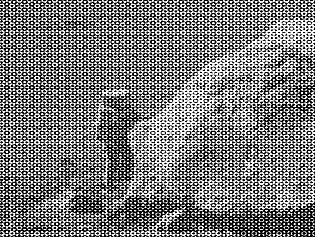
%> input picture Assign3/Problem2/i7w0S.png, 315 x 237 px
$ octave periodicNoiseRemovalByUsingNotchRejectFilters.m   (GNU Octave 9; MATLAB toolbox functions it lacks are replaced by stand-ins)
%> lines starting %> are read from the running program, lines starting %| are printed output that depends on the picture
### Assign3/Problem2/ButterworthNotchFilter.m
function Huv = ButterworthNotchFilter(rows, cols, centers, D0, order)

centerNumbers = size(centers,1);
Huv = ones(rows, cols);
[X,Y] = meshgrid(-(cols-1)/2:(cols-1)/2, (rows-1)/2:-1:-(rows-1)/2);
for centerIndex = 1:centerNumbers
    Duv = sqrt((X - centers(centerIndex,1)).^2 + (Y - centers(centerIndex,2)).^2);
    ButterworthHighPassPart1 = 1 ./ (1 + ((D0 ./ Duv).^(2*order)));

    DuvConj = sqrt((X + centers(centerIndex,1)).^2 + (Y + centers(centerIndex,2)).^2);
    ButterworthHighPassPart2 = 1 ./ (1 + ((D0 ./ DuvConj).^(2*order)));
    Huv = Huv .* ButterworthHighPassPart1 .* ButterworthHighPassPart2;
end

### Assign3/Problem2/periodicNoiseRemovalByUsingNotchRejectFilters.m
clear all
close all
%this script shows how to remove periodic noise from an image by making use
%of notch reject filters
%by Lin Zhang, SSE, Tongji University, Shanghai, Mar. 2013

%load an image with periodic noise
im = double(imread('i7w0S.png'));
%> im: size 237x315 double; min 0, max 255, mean 123.2; mean of the top-left, top-right, bottom-left and bottom-right quarters 118.3, 137, 114.8, 122.8


%In order to perform filtering in the frequency domain, we need to pad the
%image at first
[rows, cols] = size(im);
%> rows = 237; cols = 315
paddedIm = padarray(im, [rows, cols],'post');
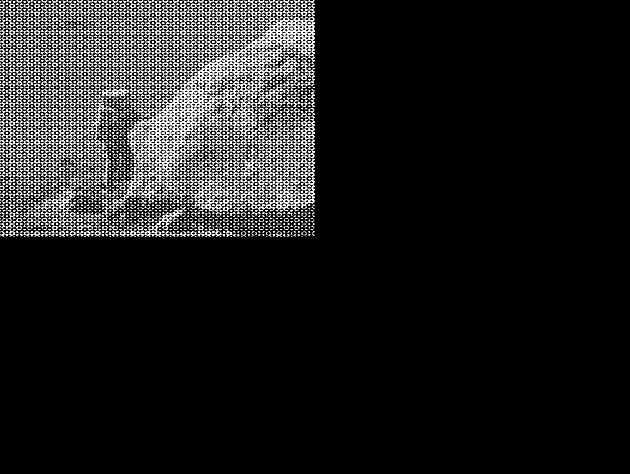
%> paddedIm: size 474x630 double; min 0, max 255, mean 30.8
%figure;
%imshow(paddedIm,[]);
%title('padded noisy image');

%Compute the Fourier transform of the image
fftImg = fft2(paddedIm);
fftImgShifted = fftshift(fftImg);

%construct butterworth notch reject filters
centers = [55 135; -180 70];
D0 = 110;
order = 10;
Huv = ButterworthNotchFilter(2*rows, 2*cols, centers, D0, order);
%> after the loop in ButterworthNotchFilter, `for centerIndex = 1:centerNumbers`:
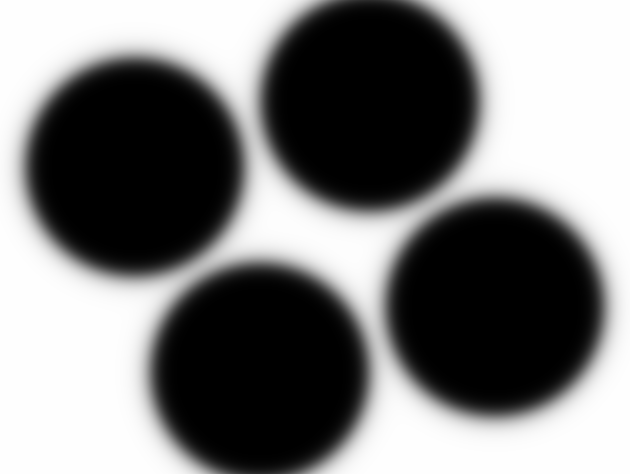
%> Huv: size 474x630 double; min 1.45e-44, max 1, mean 0.488

filterImg = real(ifft2(ifftshift(fftImgShifted .* Huv)));
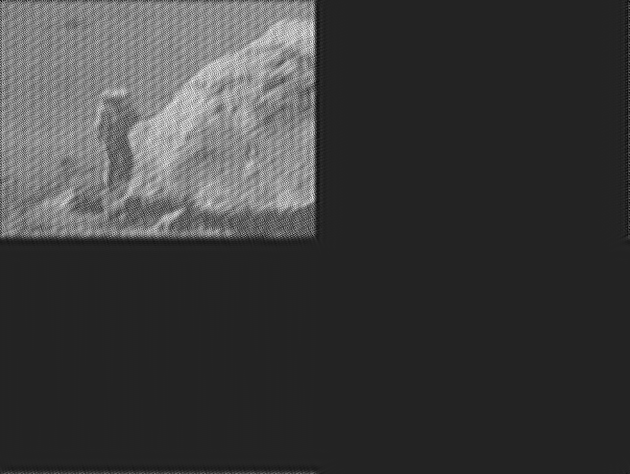
%> filterImg: size 474x630 double; min -43.12, max 262.8, mean 30.6; drawn with min black and max white
finalResult = filterImg(1:rows, 1:cols);
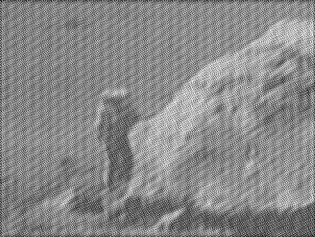
%> finalResult: size 237x315 double; min -43.12, max 262.8, mean 121.6; drawn with min black and max white
subplot(2,2,1),imshow(im,[]),title('noisy image');
%show the Fourier spectrum in log scale
subplot(2,2,2),imshow(log(1+abs(fftImgShifted)),[]) ,title('Fourier spectrum of the noisy image (shown in log scale)');
%> after `imshow(log(1+abs(fftImgShifted)),[])`:
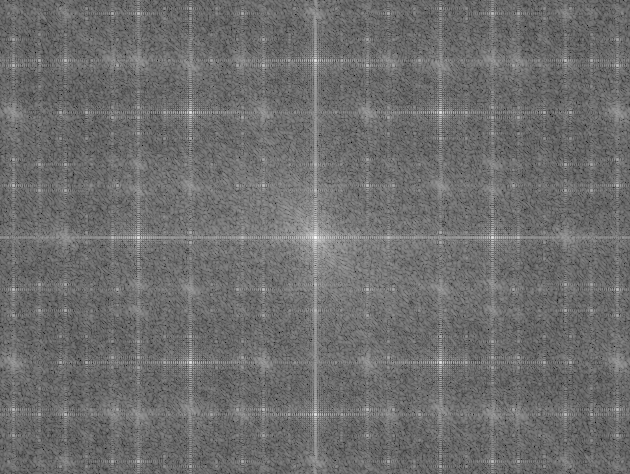
%> displayed picture: size 474x630, on the screen's scale of 0 to 255; min 0, max 255, mean 109.7
subplot(2,2,3),imshow(Huv,[]),title('the Fourier spectrum of the notch reject filter constructed');
subplot(2,2,4),imshow(finalResult,[]),title('final result');

$ run again, with Assign3/Problem2/moonlanding.png copied over Assign3/Problem2/i7w0S.png
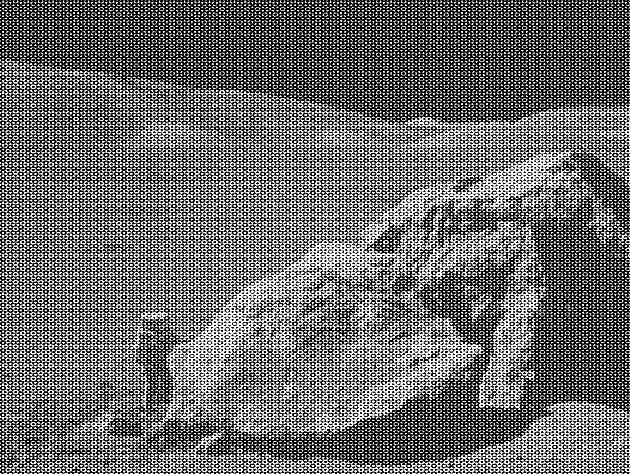
%> input picture Assign3/Problem2/moonlanding.png, 630 x 474 px
%> after the loop in ButterworthNotchFilter, `for centerIndex = 1:centerNumbers`:
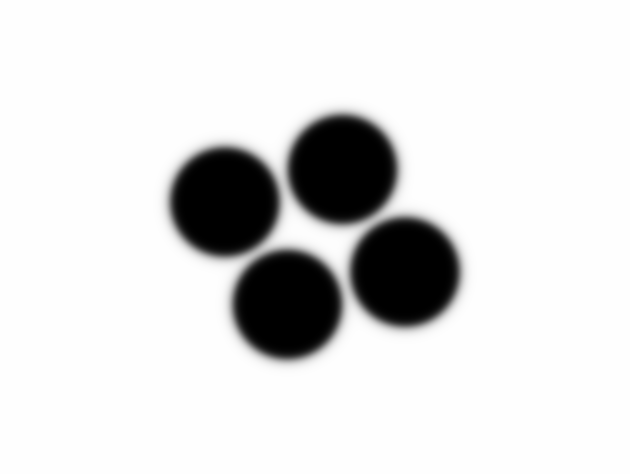
%> Huv: size 948x1260 double (shown at 1/2 size); min 1.45e-44, max 1, mean 0.871
%> `imshow(log(1+abs(fftImgShifted)),[])`:
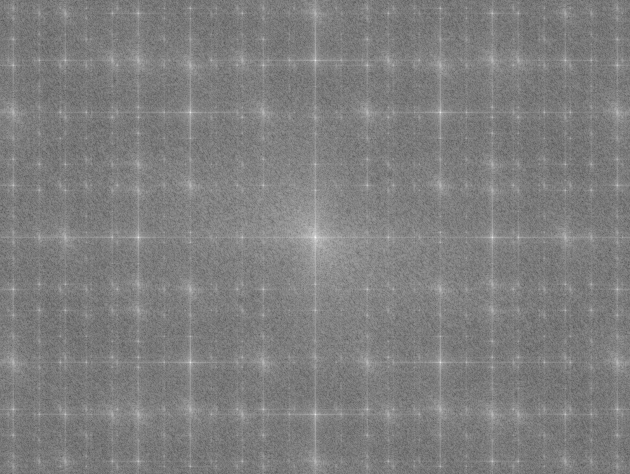
%> displayed picture: size 948x1260, on the screen's scale of 0 to 255 (shown at 1/2 size); min 0, max 255, mean 126.5
